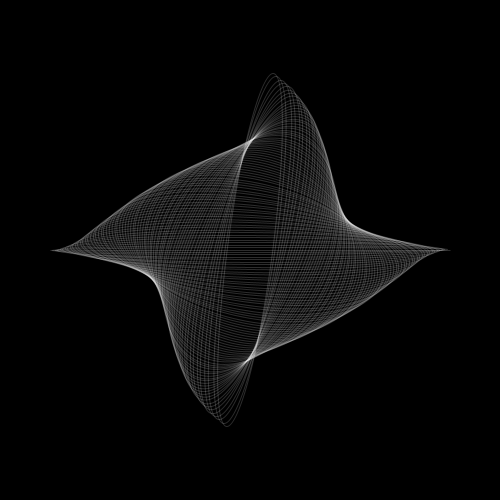
Frame 1 (no input)
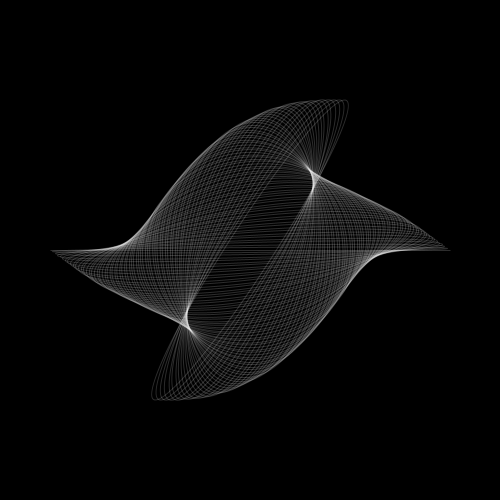
Frame 60 (the mouse pressed at the canvas centre just before this capture)
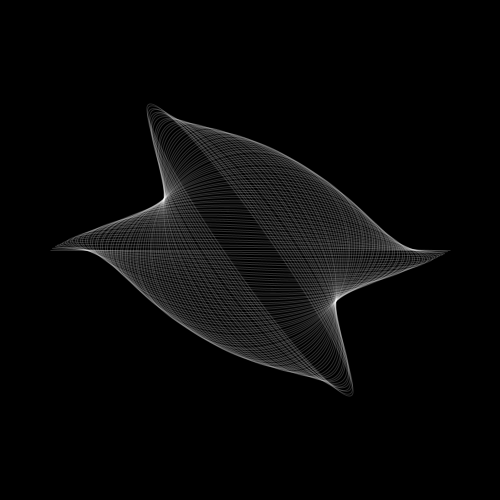
Frame 120 (the mouse held since frame 60 and released just before this capture)

The Processing sketch that drew these frames (run headless with seeded random() and noise(); from frame 60 on, the mouse is pressed at the canvas centre):

// Processing sketch: pillow
// ── pillow.pde
void setup() {
  size(500, 500);
}

void draw() {
  background(0);
  translate(width/2, height/2);
  noFill();
  stroke(255, 45);
  strokeWeight(1);

  for (int i = 0; i < 360; i+=5) {
    float angle = sin(radians(i/2-frameCount*8))*55;

    pushMatrix();
    rotate(radians(i*angle/500));
    ellipse(0, 0, i-400, i);
    popMatrix();
  }
}
